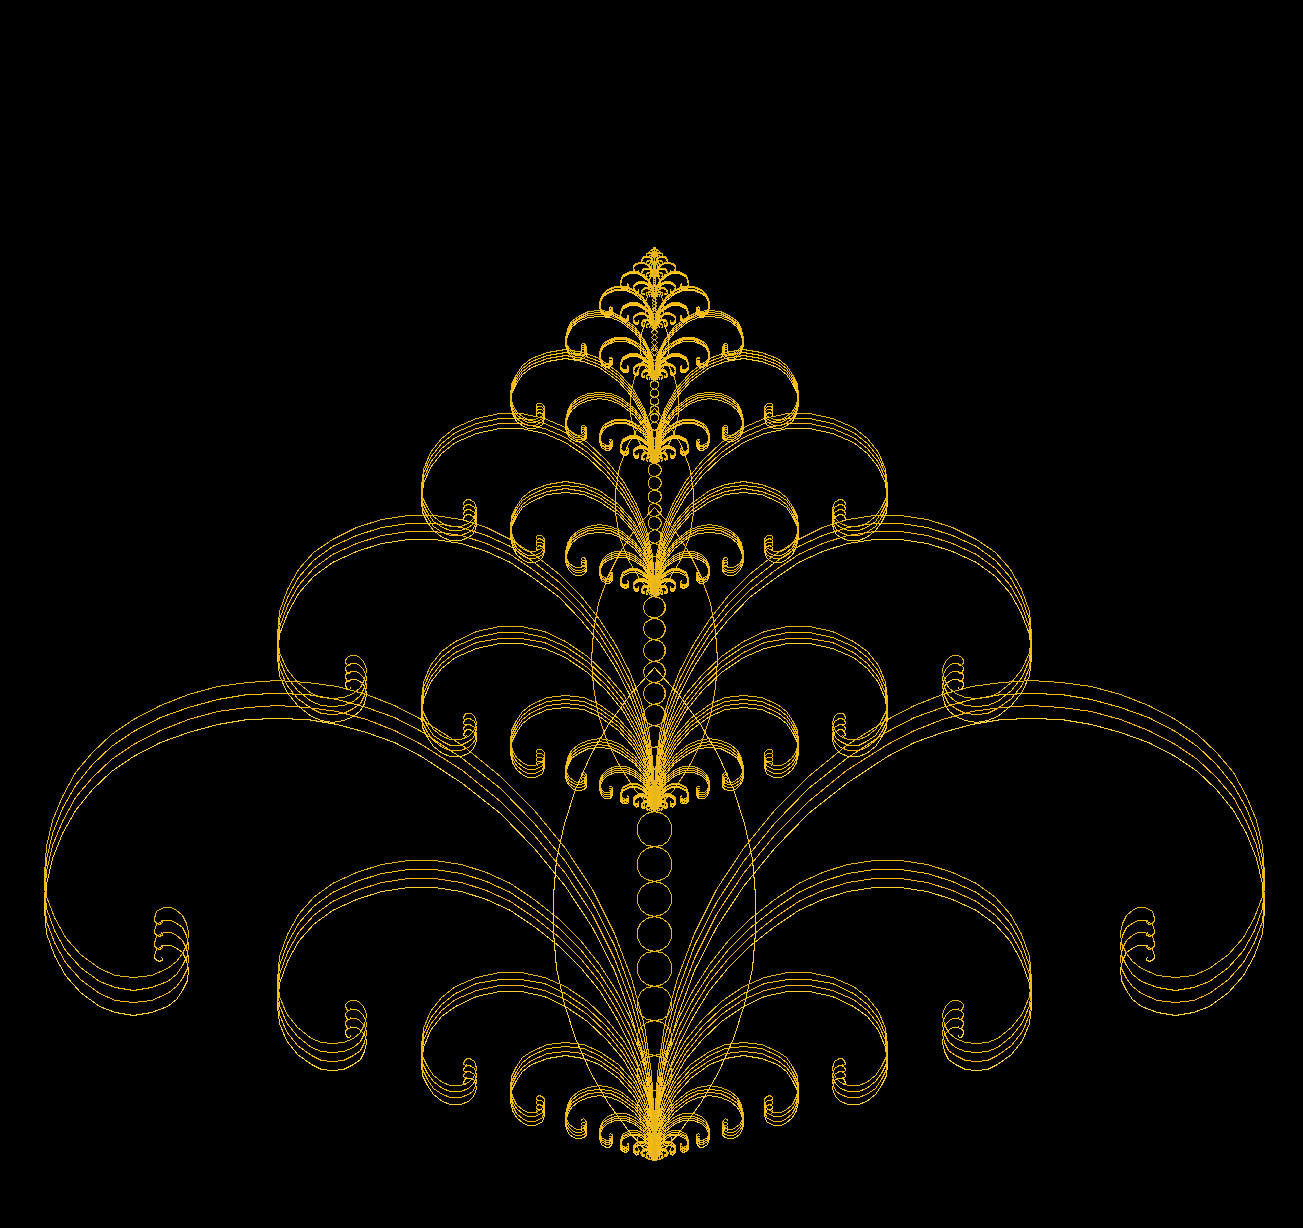

The Python source for this figure:
from turtle import*
colormode(1.0)
bgcolor(0,0,0)

def color(i):
    if i%4==0: return 1,0.81,0.2
    if i%4==1: return 1,0.71,0.1
    if i%4==2: return 1,0.76,0
    return 0.9,0.71,0.1 #devuelve uno de cuatro tonos de dorado


def planta(a,b,y):
    if a>=2:
        for i in range(0,4):
            pencolor(color(i))
            antifib(a,b,60)
            right(180)
            antifib(a,b,-60)
            right(180)
            forward(y/6)
        backward(y*4/6)
        planta(b,a-b,y/1.4)

def antifib(a,b, an):
    if a>=2: #cuando a=2 estoy en el principio de la serie
        circle (b, an)
        antifib(b,a-b,an)
        circle(b, -an) #vuelve a la posición sin necesitar recordarla

def circulos(b):
    for i in range(0,10):
        seth(0)
        circle(b/20, 540)

def lagrimas(b):
    for i in range(0,2):
        seth(45+180*i)
        circle(b,90)
    seth(90)

x=int(input("¿Cúantas interaciones?"))#en la imagen, hay 13
y=float((75/1.6**13)*(1.6**x))
a, b=2, 2 #sera el primer digito de la serie de fibonacci que uso para hacer las espirales
ht()
speed(0)
for i in range(1, x): #como comienzo por la espiral más grande, calculo cual sera el último termmino
    a+=b
    b=a-b
penup()
goto(0,-a*2/3) #para que la figura entre en pantalla, comienzo moviendome abajo
pendown()
for i in range(0, x):
    pencolor(color(i))
    lagrimas(b/1.5+y/2)
    planta(a,b,y)
    circulos(b/1.5+y/2)
    b=a-b
    a=-b+a #retrocedo al paso anterior de la serie
    y=y/1.6
done()
